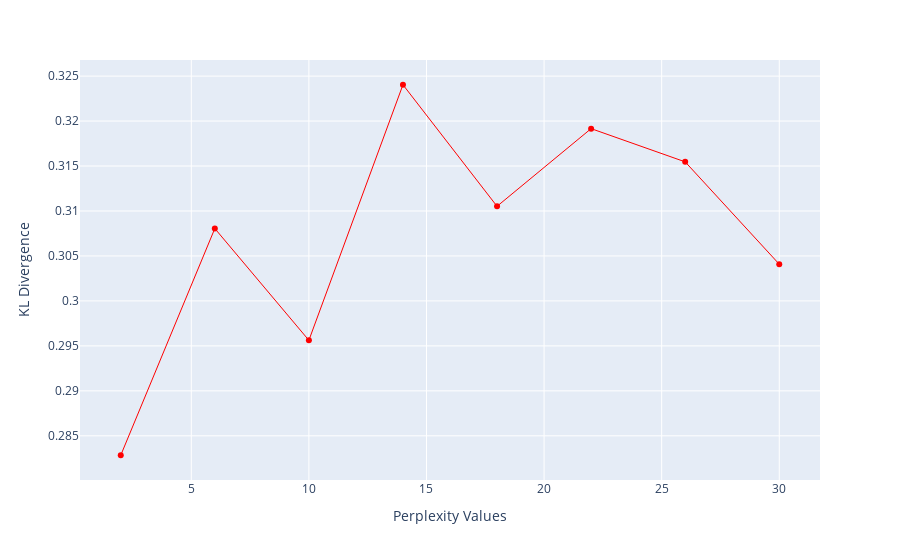

The code cell stored with this chart in its notebook:
### Markdown cell above
#### t-Distributed Stochastic Neighbor Embedding for dimensity reduction

### Code cell
from sklearn.manifold import TSNE
import plotly.express as px
# Define perplexity values
perplexity = np.arange(5, 80, 5)
divergence = []

# Drop 'Id' and 'SalePrice' columns once
#desired_columns = train.drop(['Id', 'SalePrice'], axis=1)

desired_columns = [col for col in train.columns if col not in ['Id', 'SalePrice']]
train_filtered = train[desired_columns]

for i in perplexity:
  # Create TSNE model for each perplexity
  model = TSNE(n_components=45, init="pca", method='exact', perplexity=i, n_iter=1000)

  # Fit the model on the training data (already dropped columns)
  reduced = model.fit_transform(train_filtered)

  # Append the KL divergence to the list
  divergence.append(model.kl_divergence_)

# Create the Plotly Express line chart
fig = px.line(x=perplexity, y=divergence, markers=True)
fig.update_layout(xaxis_title="Perplexity Values", yaxis_title="KL Divergence")
fig.update_traces(line_color="red", line_width=1)
fig.show()

### Figure 1 — Plotly figure (JSON) as saved in the notebook; plotly's stock layout.template omitted (floating-point values rounded to 4 significant figures)
{"data": [{"hovertemplate": "x=%{x}<br>y=%{y}<extra></extra>", "legendgroup": "", "line": {"color": "red", "dash": "solid", "width": 1}, "marker": {"symbol": "circle"}, "mode": "lines+markers", "name": "", "orientation": "v", "showlegend": false, "type": "scatter", "x": [2, 6, 10, 14, 18, 22, 26, 30], "xaxis": "x", "y": [0.2828, 0.3081, 0.2956, 0.324, 0.3105, 0.3192, 0.3155, 0.3041], "yaxis": "y"}], "layout": {"autosize": true, "legend": {"tracegroupgap": 0}, "margin": {"t": 60}, "xaxis": {"anchor": "y", "autorange": true, "domain": [0, 1], "range": [0.3052, 31.69], "title": {"text": "Perplexity Values"}, "type": "linear"}, "yaxis": {"anchor": "x", "autorange": true, "domain": [0, 1], "range": [0.2796, 0.3272], "title": {"text": "KL Divergence"}, "type": "linear"}}}
